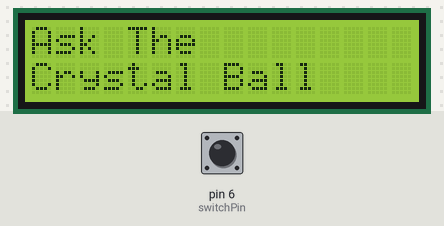
This sketch was run on a simulated Arduino Uno, built with avr-gcc and run on an emulated ATmega328P. Shown: 16×2 character LCD. The test bench sets the inputs (shaded band); at power-on: pin 6 (switchPin) LOW. Random numbers use the default seed unless the sketch sets one.

Above: at 1.2 s.
1.3 s: pin 6 (switchPin) pulled HIGH for 0.15 s
At 1.9 s:
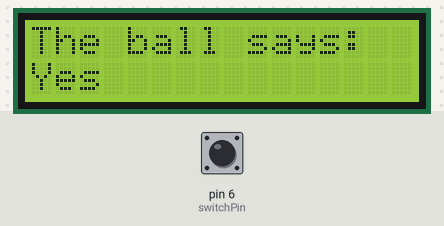
2.9 s: pin 6 (switchPin) pulled HIGH for 1 s
At 4.1 s:
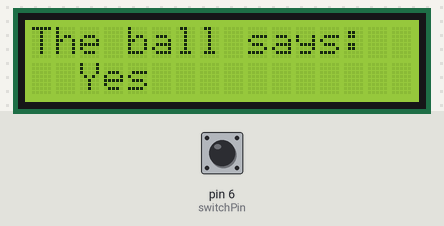
5.4 s: pin 6 (switchPin) pulled HIGH for 0.15 s
At 6.2 s:
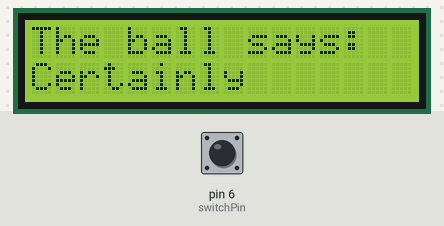
7.0 s: pin 6 (switchPin) pulled HIGH for 1 s
At 8.6 s:
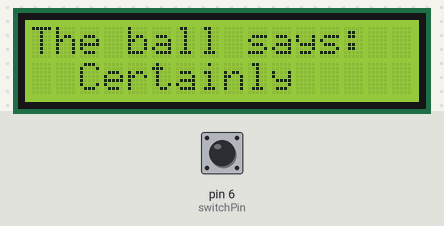
9.5 s: pin 6 (switchPin) pulled HIGH for 3.2 s
At 13.5 s:
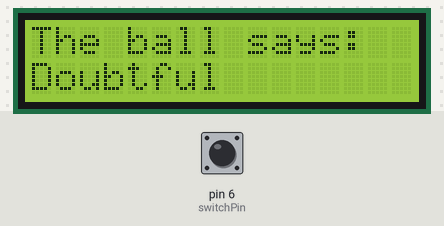
Timing chart, 0 to 15.0 s (numbered marks = the images above; inputs shaded):
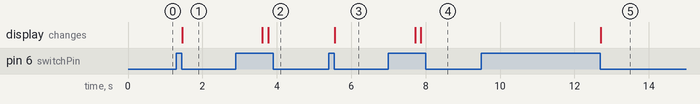

The sketch:

Crystal_Ball.ino
```cpp
#include <LiquidCrystal.h>
LiquidCrystal lcd(12, 11, 5, 4, 3, 2);
const int switchPin = 6;
int switchState = 0;
int prevSwitchState = 0;
int positionCounter = 0;
String whitespace = " ";
const char* responses[] = {"Yes", "Most Likely", "Certainly", "Outlook Good", "Unsure", "Ask Again", "Doubtful", "No"};
char* str = responses[random(7)];
void setup() {
  lcd.begin(16, 2);
  pinMode(switchPin, INPUT);
  lcd.print("Ask The");
  lcd.setCursor(0, 1);
  lcd.print("Crystal Ball");
}

void loop() {
  switchState = digitalRead(switchPin);
  if (switchState != prevSwitchState) {
    if (switchState == LOW) {
      lcd.clear();
      lcd.setCursor(0, 0);
      lcd.print("The ball says:");
      switchState = digitalRead(switchPin);
      str = responses[random(7)];
      lcd.setCursor(0, 1);
      lcd.print(str);
      delay(2000);
      while (true) {
        lcd.clear();
        lcd.print("The ball says:");
        lcd.setCursor(positionCounter, 1);
        lcd.print(str);
        delay(150);
        if (positionCounter == 15){positionCounter = -15;}
        positionCounter++;
        if(digitalRead(switchPin) == LOW){break;}
      }
      positionCounter = 0;
      delay(1000);
    }
  }
  prevSwitchState = switchState;
}
```

Measured:
- after the input at 1.3 s, the display: changes after 0.15 s (image 1)
- after the input at 2.9 s, the display: first changes after 0.71 s (image 2 shows a later state)
- after the input at 5.4 s, the display: changes after 0.16 s (image 3)
- after the input at 7.0 s, the display: first changes after 0.72 s (image 4 shows a later state)
- after the input at 9.5 s, the display: changes after 3.2 s (image 5)
